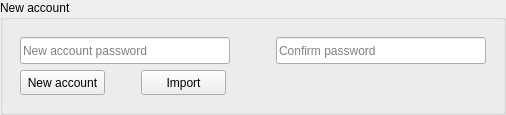
                 <widget class="QGroupBox" name="newAccGpBox">
                  <property name="title">
                   <string>New account</string>
                  </property>
                  <layout class="QVBoxLayout" name="verticalLayout_19">
                   <item>
                    <layout class="QVBoxLayout" name="verticalLayout_18">
                     <property name="leftMargin">
                      <number>6</number>
                     </property>
                     <property name="topMargin">
                      <number>6</number>
                     </property>
                     <property name="rightMargin">
                      <number>6</number>
                     </property>
                     <property name="bottomMargin">
                      <number>6</number>
                     </property>
                     <item>
                      <layout class="QHBoxLayout" name="horizontalLayout_12">
                       <item>
                        <widget class="QLineEdit" name="pwd1LineEdit">
                         <property name="sizePolicy">
                          <sizepolicy hsizetype="MinimumExpanding" vsizetype="Fixed">
                           <horstretch>0</horstretch>
                           <verstretch>0</verstretch>
                          </sizepolicy>
                         </property>
                         <property name="minimumSize">
                          <size>
                           <width>210</width>
                           <height>27</height>
                          </size>
                         </property>
                         <property name="echoMode">
                          <enum>QLineEdit::Password</enum>
                         </property>
                         <property name="placeholderText">
                          <string>New account password</string>
                         </property>
                        </widget>
                       </item>
                       <item>
                        <spacer name="horizontalSpacer_22">
                         <property name="orientation">
                          <enum>Qt::Horizontal</enum>
                         </property>
                         <property name="sizeHint" stdset="0">
                          <size>
                           <width>40</width>
                           <height>20</height>
                          </size>
                         </property>
                        </spacer>
                       </item>
                       <item>
                        <widget class="QLineEdit" name="pwd2LineEdit">
                         <property name="sizePolicy">
                          <sizepolicy hsizetype="MinimumExpanding" vsizetype="Fixed">
                           <horstretch>0</horstretch>
                           <verstretch>0</verstretch>
                          </sizepolicy>
                         </property>
                         <property name="minimumSize">
                          <size>
                           <width>210</width>
                           <height>27</height>
                          </size>
                         </property>
                         <property name="echoMode">
                          <enum>QLineEdit::Password</enum>
                         </property>
                         <property name="placeholderText">
                          <string>Confirm password</string>
                         </property>
                        </widget>
                       </item>
                      </layout>
                     </item>
                     <item>
                      <layout class="QHBoxLayout" name="horizontalLayout_13">
                       <item>
                        <widget class="QPushButton" name="newAccountBtn">
                         <property name="minimumSize">
                          <size>
                           <width>85</width>
                           <height>25</height>
                          </size>
                         </property>
                         <property name="text">
                          <string>New account</string>
                         </property>
                        </widget>
                       </item>
                       <item>
                        <spacer name="horizontalSpacer_24">
                         <property name="orientation">
                          <enum>Qt::Horizontal</enum>
                         </property>
                         <property name="sizeType">
                          <enum>QSizePolicy::Fixed</enum>
                         </property>
                         <property name="sizeHint" stdset="0">
                          <size>
                           <width>30</width>
                           <height>20</height>
                          </size>
                         </property>
                        </spacer>
                       </item>
                       <item>
                        <widget class="QPushButton" name="importAccBtn">
                         <property name="minimumSize">
                          <size>
                           <width>85</width>
                           <height>25</height>
                          </size>
                         </property>
                         <property name="text">
                          <string>Import</string>
                         </property>
                        </widget>
                       </item>
                       <item>
                        <spacer name="horizontalSpacer_26">
                         <property name="orientation">
                          <enum>Qt::Horizontal</enum>
                         </property>
                         <property name="sizeHint" stdset="0">
                          <size>
                           <width>40</width>
                           <height>20</height>
                          </size>
                         </property>
                        </spacer>
                       </item>
                      </layout>
                     </item>
                    </layout>
                   </item>
                  </layout>
                 </widget>
